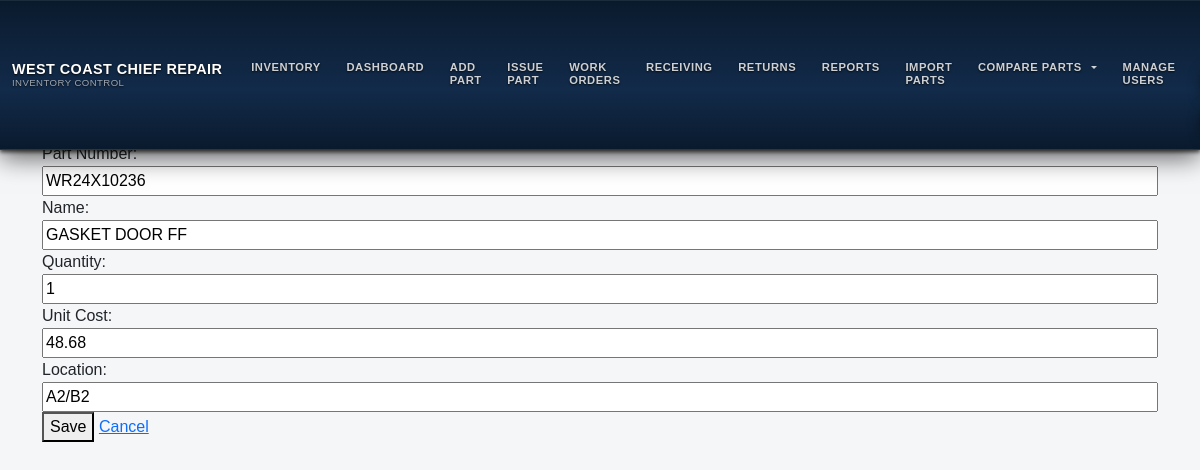
The page /edit/26 (signed in) on the database as committed earlier.
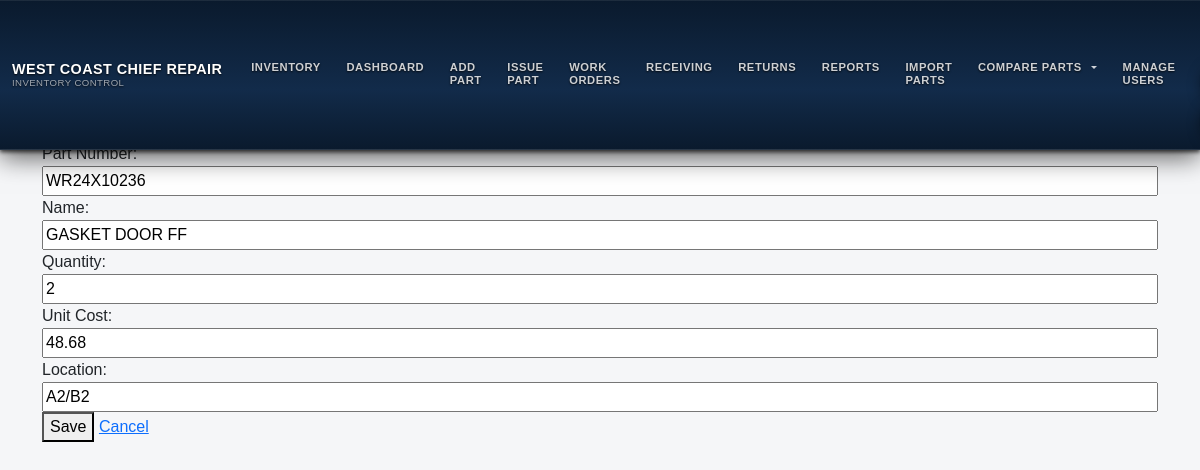
The same page on the database as committed later.
### models.py (models this page shows)
class Part(db.Model):
    __tablename__ = "part"
    __table_args__ = {"extend_existing": True}
    id = db.Column(db.Integer, primary_key=True)
    name = db.Column(db.String(100), nullable=False)
    part_number = db.Column(db.String(100), unique=True, nullable=False, index=True)
    quantity = db.Column(db.Integer, default=0)
    unit_cost = db.Column(db.Float, nullable=False)
    location = db.Column(db.String(100))
    created_at = db.Column(db.DateTime, default=datetime.utcnow)

### inventory/routes.py (the view, shortened to what this page needs)
@inventory_bp.route('/edit/<int:part_id>', methods=['GET', 'POST'])
@login_required
def edit_part(part_id):
    if current_user.role != 'superadmin':
        flash("Access denied", "danger")
        return redirect(url_for('inventory.dashboard'))
    part = Part.query.get_or_404(part_id)
    return render_template('edit_part.html', part=part)

### app.py (called while the page is built)
@app.before_request
def restrict_role_routes():
    try:
        if not getattr(current_user, "is_authenticated", False):
            return  # гость — пусть дойдёт до /login
        ep = (request.endpoint or "").strip()
        role = (getattr(current_user, "role", "") or "").strip().lower()
        if role == "technician":
            if ep in ALLOWED_TECH_ENDPOINTS or ep.endswith(".health") or ep.endswith(".ping"):
                return
            return redirect(url_for("inventory.wo_list"))
        if role == "viewer":
            if ep in ALLOWED_VIEWER_ENDPOINTS or ep.endswith(".health") or ep.endswith(".ping"):
                return
            return redirect(url_for("inventory.wo_list"))
        return
    except Exception:
        try:
            return redirect(url_for("inventory.wo_list"))
        except Exception:
            return

### auth/routes.py (called while the page is built)
@login_manager.user_loader
def load_user(user_id):
    return User.query.get(int(user_id))

### templates/edit_part.html
{% extends "base.html" %}
{% block content %}
<h2>Edit Part {{ part.part_number }}</h2>
<form method="POST">
  <label>Part Number:</label>
  <input type="text" name="part_number" value="{{ part.part_number }}" required>
  <label>Name:</label>
  <input type="text" name="name" value="{{ part.name }}" required>
  <label>Quantity:</label>
  <input type="number" name="quantity" value="{{ part.quantity }}" required>
  <label>Unit Cost:</label>
  <input type="text" name="unit_cost" value="{{ '%.2f'|format(part.unit_cost) }}" required>
  <label>Location:</label>
  <input type="text" name="location" value="{{ part.location }}" required>
  <button type="submit">Save</button>
  <a href="{{ url_for('inventory.dashboard') }}">Cancel</a>
</form>
{% endblock %}

Rows that differ between the two databases and show on the page:
changed Part "WR24X10236": quantity "1" → "2"
